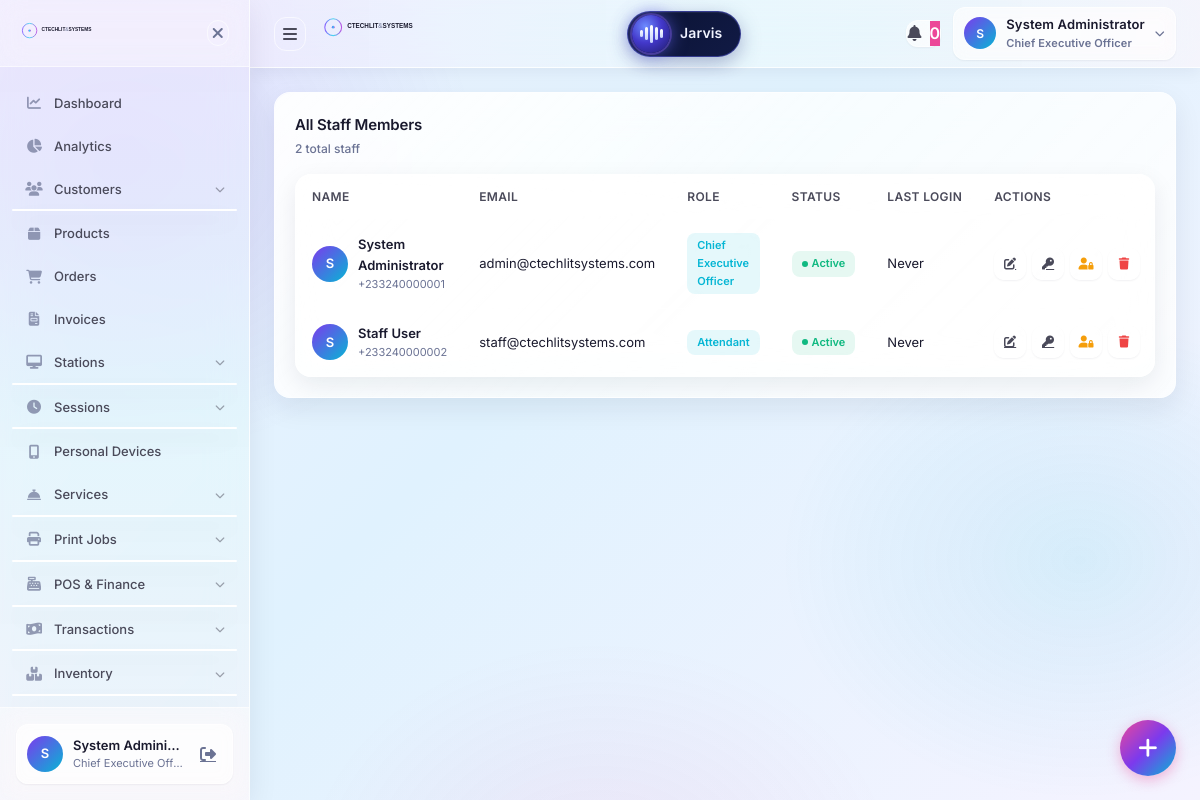
/portal/admin/staff.php (signed in), run on the app's committed database.
### tables this page shows
CREATE TABLE staff (
    staff_id         BIGINT UNSIGNED AUTO_INCREMENT PRIMARY KEY,
    email            VARCHAR(255) UNIQUE NOT NULL,
    phone            VARCHAR(20) UNIQUE NOT NULL,
    full_name        VARCHAR(100) NOT NULL,
    password_hash    VARCHAR(255) NOT NULL,
    role             VARCHAR(100) DEFAULT 'attendant',
    station_id       BIGINT UNSIGNED NULL,
    is_on_duty       BOOLEAN DEFAULT FALSE,
    hired_at         DATE NOT NULL,
    created_at       TIMESTAMP DEFAULT CURRENT_TIMESTAMP,
    updated_at       TIMESTAMP DEFAULT CURRENT_TIMESTAMP ON UPDATE CURRENT_TIMESTAMP,
    last_login_at    TIMESTAMP NULL,
    is_active        BOOLEAN DEFAULT TRUE,
    INDEX idx_role (role),
    INDEX idx_station (station_id),
    INDEX idx_on_duty (is_on_duty)
);

### portal/admin/staff.php (the view, shortened to what the rows shown need)
<?php
require_once __DIR__ . '/../../includes/auth.php';
$action = $_GET['action'] ?? 'list';
$staffList = Database::fetchAll(
    "SELECT staff_id, email, phone, full_name, role, station_id, is_on_duty, is_active, hired_at, last_login_at
     FROM staff
     ORDER BY hired_at DESC"
);
?>
<!DOCTYPE html>
<html lang="en">
<head>
  <link rel="stylesheet" href="https://cdnjs.cloudflare.com/ajax/libs/font-awesome/6.4.0/css/all.min.css">
  <link rel="stylesheet" href="../../assets/css/portal.css">
</head>
<body>
  <?php include_once __DIR__ . '/../../includes/sidebar.php'; ?>
  <main class="portal-main" style="margin-left: var(--sidebar-width);">
    <?php include_once __DIR__ . '/../../includes/header.php'; ?>
    <div class="portal-content">
      <?php if ($action === 'list'): ?>
        <div class="card glass-card animate-fade-in">
          <div class="table-container">
            <table class="data-table">
              <thead>
                <tr>
                  <th>Name</th>
                  <th>Email</th>
                  <th>Role</th>
                  <th>Status</th>
                  <th>Last Login</th>
                  <th>Actions</th>
                </tr>
              </thead>
              <tbody>
                <?php foreach ($staffList as $staff): ?>
                  <tr>
                    <td>
                      <div class="table-product">
                        <div class="user-avatar" style="width: 36px; height: 36px; font-size: 13px;">
                          <?php echo strtoupper(substr($staff['full_name'], 0, 1)); ?>
                        </div>
                        <div class="table-product-info">
                          <span class="table-product-name"><?php echo sanitize($staff['full_name']); ?></span>
                          <span class="table-product-category"><?php echo sanitize($staff['phone']); ?></span>
                        </div>
                      </div>
                    </td>
                    <td><?php echo sanitize($staff['email']); ?></td>
                    <td>
                      <span class="status-badge info">
                        <?php echo getRoleLabel($staff['role']); ?>
                      </span>
                    </td>
                    <td>
                      <span class="status-badge <?php echo $staff['is_active'] ? 'success' : 'error'; ?>">
                        <span class="status-dot"></span>
                        <?php echo $staff['is_active'] ? 'Active' : 'Inactive'; ?>
                      </span>
                    </td>
                    <td><?php echo $staff['last_login_at'] ? date('M d, Y H:i', strtotime($staff['last_login_at'])) : 'Never'; ?></td>
                    <td>
                      <div style="display: flex; gap: 6px;">
                        <a href="?action=edit&id=<?php echo $staff['staff_id']; ?>" class="header-btn" style="width: 32px; height: 32px; font-size: 12px;" title="Edit">
                          <i class="fas fa-edit"></i>
                        </a>
                        <?php if ($isAdmin): ?>
                          <a href="?action=permissions&id=<?php echo $staff['staff_id']; ?>" class="header-btn" style="width: 32px; height: 32px; font-size: 12px;" title="Permissions">
                            <i class="fas fa-key"></i>
                          </a>
                        <?php endif; ?>
                        <form method="POST" style="display: inline;" onsubmit="const resetPassword = prompt('Enter a new password for <?php echo addslashes($staff['full_name']); ?>'); if (resetPassword === null || resetPassword.trim() === '') { return false; } this.new_password.value = resetPassword; return true;">
                          <button type="submit" class="header-btn" style="width: 32px; height: 32px; font-size: 12px; color: var(--amber);" title="Reset Password">
                            <i class="fas fa-user-lock"></i>
                          </button>
                        </form>
                        <form method="POST" style="display: inline;" onsubmit="return confirm('Are you sure you want to delete this staff member?');">
                          <button type="submit" class="header-btn" style="width: 32px; height: 32px; font-size: 12px; color: var(--red);" title="Delete">
                            <i class="fas fa-trash"></i>
                          </button>
                        </form>
                      </div>
                    </td>
                  </tr>
                <?php endforeach; ?>
              </tbody>
            </table>
          </div>
        </div>
      <?php endif; ?>
    </div>
  </main>
</body>
</html>

### includes/sidebar.php (shortened to what the rows shown need)
<?php
require_once __DIR__ . '/auth.php';
$menuItems = getSidebarMenu();
$currentUser = currentStaff() ?: currentUser();
?>
<aside class="glass-sidebar" id="sidebar">
            <?php foreach ($menuItems as $item): ?>
                <?php
                    $hasChildren = !empty($item['children']);
                ?>
                    <?php if ($hasChildren): ?>
                            <?php foreach ($item['children'] as $child): ?>
                                <?php if (hasPermission($child['permission'])): ?>
                                    <li class="nav-subitem">
                                        <a href="<?php echo $child['href']; ?>" class="nav-sublink">
                                            <?php echo sanitize($child['label']); ?>
                                        </a>
                                    </li>
                                <?php endif; ?>
                            <?php endforeach; ?>
                    <?php endif; ?>
            <?php endforeach; ?>
    <div class="sidebar-footer">
        <div class="user-card">
            <div class="user-avatar">
                <?php echo strtoupper(substr($currentUser['full_name'] ?? 'U', 0, 1)); ?>
            </div>
            <div class="user-details">
                <span class="user-name"><?php echo sanitize($currentUser['full_name'] ?? 'User'); ?></span>
                <span class="user-role"><?php echo getRoleLabel($currentUser['role'] ?? 'user'); ?></span>
            </div>
            <a href="<?php echo base_path('logout.php', false); ?>" class="logout-btn" title="Logout">
                <i class="fas fa-sign-out-alt"></i>
            </a>
        </div>
    </div>
</aside>

### includes/header.php (shortened to what the rows shown need)
<?php
require_once __DIR__ . '/auth.php';
$currentUser = currentStaff() ?: currentUser();
$userType = $_SESSION['user_type'] ?? 'guest';
$isAdmin = hasPermission('staff.assign_permissions');
$canUseJarvis = hasPermission('jarvis.use');
$canCreateSystemNotifications = $userType === 'staff' && hasPermission('settings.edit');
$assetUrl = static function (string $path): string {
    $file = __DIR__ . '/../' . $path;
    return base_path($path, false) . (is_file($file) ? '?v=' . filemtime($file) : '');
};
?>
<header class="glass-header">
    <div class="header-right">
        <div class="header-action user-menu">
            <button class="user-menu-btn" id="userMenuBtn">
                <div class="user-avatar">
                    <?php echo strtoupper(substr($currentUser['full_name'] ?? 'U', 0, 1)); ?>
                </div>
                <div class="user-info">
                    <span class="user-name"><?php echo sanitize($currentUser['full_name'] ?? 'User'); ?></span>
                    <span class="user-role"><?php echo getRoleLabel($currentUser['role'] ?? 'user'); ?></span>
                </div>
                <i class="fas fa-chevron-down"></i>
            </button>
        </div>
    </div>
</header>
<?php if ($canUseJarvis): ?>
<link rel="stylesheet" href="<?php echo sanitize($assetUrl('assets/css/jarvis-deck.css')); ?>">
<?php endif; ?>

### data on the page
staff: full_name "S", full_name "System Admini…", role "Chief Executive Off…", full_name "System Administrator", role "Chief Executive Officer", phone "+233240000001", email "admin@ctechlitsystems.com", is_active "Active", shows "Never"
staff: full_name "S", full_name "Staff User", phone "+233240000002", email "staff@ctechlitsystems.com", role "Attendant", is_active "Active", shows "Never"

### other printed values
$item['label'] "Dashboard"
$item['label'] "Analytics"
$item['label'] "Customers"
$item['label'] "Products"
$item['label'] "Orders"
$item['label'] "Invoices"
$item['label'] "Stations"
$item['label'] "Sessions"
$item['label'] "Personal Devices"
$item['label'] "Services"
$item['label'] "Print Jobs"
$item['label'] "POS & Finance"
$item['label'] "Transactions"
$item['label'] "Inventory"
count($staffList) "2"
